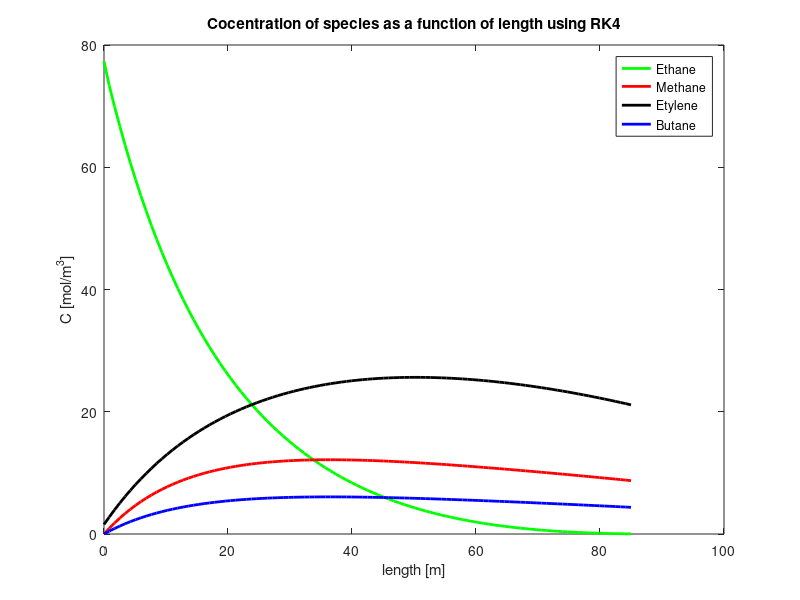
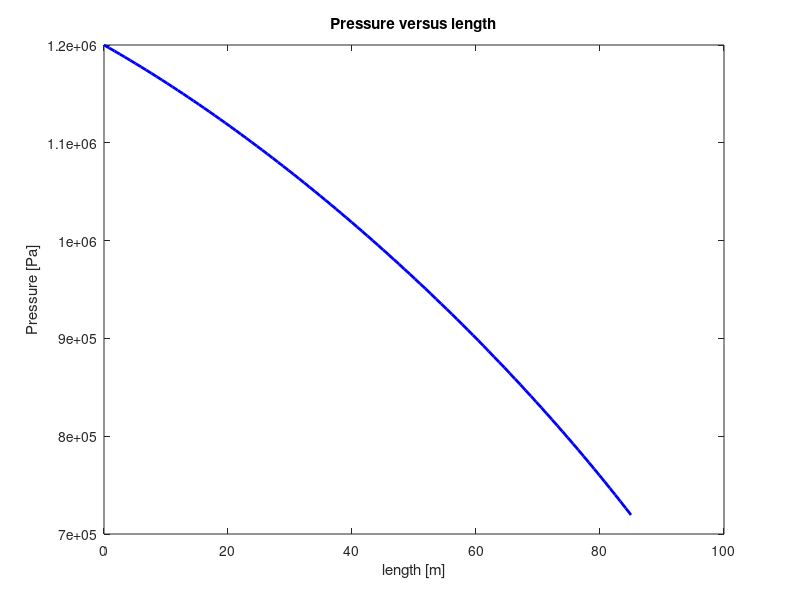

The MATLAB script that drew these images, in order:
% Ryan Jaipersaud
% Partner Tushar Nichwakawade
% Advanced chemical reactions
% 10/3/2018
% The following code solves a system of ODEs using RK4.
% The ODEs consist of the fluxes of species formed during the
% reaction of ethane to produce ethylene

clear all;
clc;
format long;

a = 0; 
b = 85;
N = 100; % iterations
h = (b-a)/N; % step size
flux = zeros(N,6); % matrix of fluxes
x = zeros(N,1); % matrix of steps along reactor

% initial conditions for ethane, inerts, pressure and velocity
flux(1,:) = [12605 0 254 0 0 8403]; % mol/s/m^2
P(1) =[1.2*10^6];  % Pa
v(1) = [163]; % m/s


% function handle for ODEs
f = @(NE,v) [(-3.6*NE/v) + -28*(NE^0.5)/(v^0.5) ; % Ethane
              2.4*NE/v; % Methane
              28*(NE/v)^0.5; % Ethylene
              28*(NE/v)^0.5; % Hydrogen
              1.2*NE/v; % Butane
              0;]; % Inerts
% function handle for Pressure ODE
Pfunct = @(Ntot,P) -203524*(Ntot)/P;
       
 for i = 1:N
 % RK4 method to obtain fluxes
 K(1,:)= h*f(flux(i,1),v(i));
 K(2,:) = h*f(flux(i,1) + 0.5*K(1,1),v(i));
 K(3,:) = h*f(flux(i,1) + 0.5*K(2,1),v(i));
 K(4,:) = h*f(flux(i,1) + K(3,1), v(i));
 
 % iteration step to solve for fluxes
 flux(i+1,:) = flux(i,:) + (1/6)*(  K(1,:) + 2*K(2,:) +2*K(3,:) + K(4,:) ); 
 
 % after you obtain the fluxes solve for P using RK4 again
 PK(1) = h*Pfunct(sum(flux(i,:)),P(i));
 PK(2) = h*Pfunct(sum(flux(i,:)),P(i)+0.5*PK(1));
 PK(3) = h*Pfunct(sum(flux(i,:)),P(i)+0.5*PK(2));
 PK(4)  = h*Pfunct(sum(flux(i,:)),P(i)+PK(3));
 % iteration step to solve for Pressure
 P(i+1) = P(i) + (1/6)* ( PK(1) + 2*PK(2) + 2*PK(3) + PK(4));
 
 % Compute velocity for the next step since fluxes depend on them
 v(i+1) = sum(flux(i,:))*9336/P(i+1);
 x(i+1) = x(i) + h;
 end


% Convert fluxes back to concentrations
C_matrix = flux./transpose(v);
C_matrix(101,:);

selectivity = (flux(101,3)-flux(1,3))/sum(flux(101,2:5)) % determine selectivity of species
plot(x(:,1),C_matrix(:, 1),'g-','LineWidth',2)
hold on
plot(x(:,1),C_matrix(:,2),'r-','LineWidth',2)
hold on
plot(x(:,1),C_matrix(:,3),'k-','LineWidth',2)
hold on
plot(x(:,1),C_matrix(:,5),'b-','LineWidth',2)
title('Cocentration of species as a function of length using RK4');
ylabel('C [mol/m^3]');
xlabel('length [m]');
legend('Ethane','Methane', 'Etylene','Butane','Location', 'Northeast');

figure(2)
plot(x(:,1),P(:),'b-','LineWidth',2)
title('Pressure versus length');
ylabel('Pressure [Pa]');
xlabel('length [m]');
